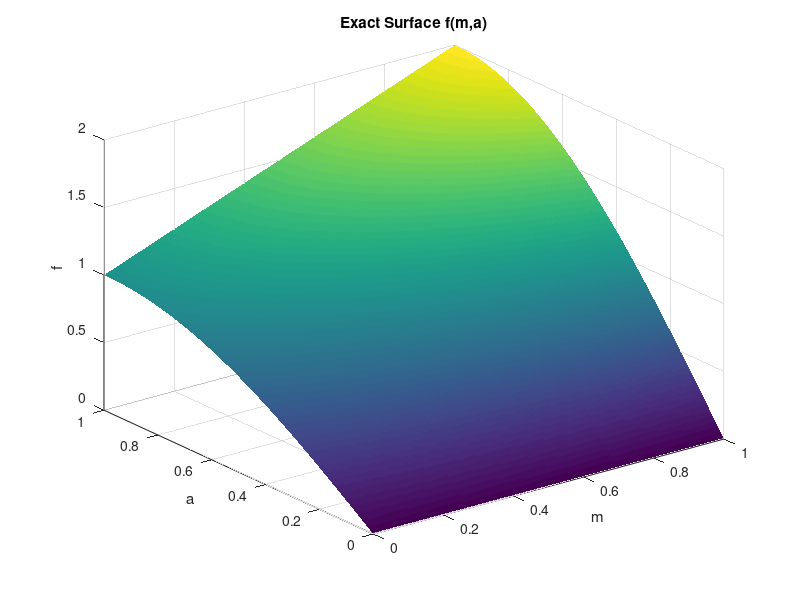
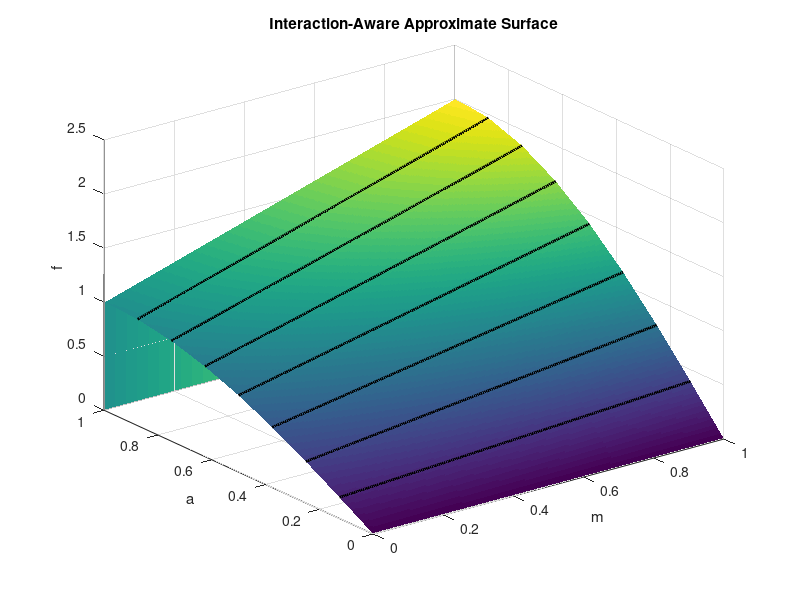
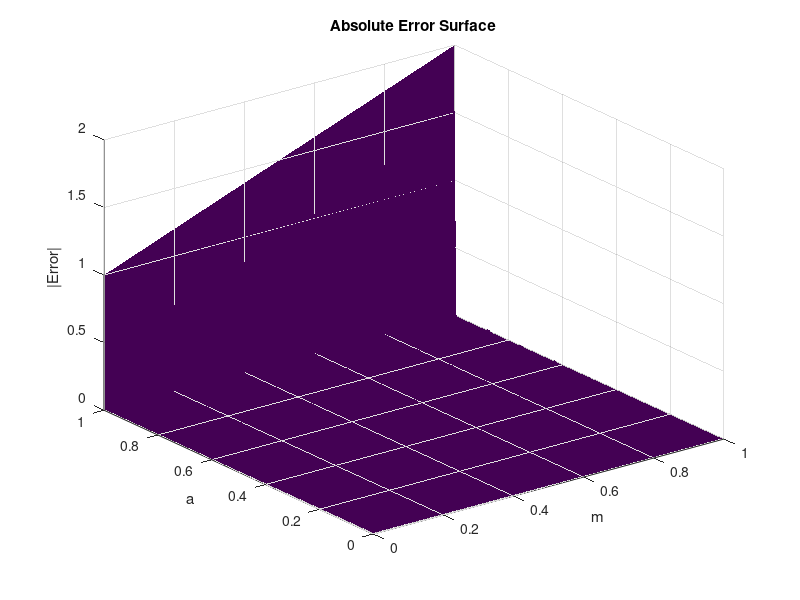

Write MATLAB code to recreate these figures, in order. (Note: this script raises an error after producing the figures.)
clear; clc; close all;

Nm = 256;
Na = 256;

m = linspace(0,1,Nm);
a = linspace(0,1,Na);

[M,A] = meshgrid(m,a);

F_exact = (1 + M) .* sin(pi/2 * A);

num_planes = 8;
a_edges = linspace(0,1,num_planes+1);

fprintf('\nUniform plane boundaries (Stage 4):\n');
for i = 1:num_planes
    fprintf('Plane %d: a ∈ [%.4f , %.4f)\n', ...
        i-1, a_edges(i), a_edges(i+1));
end

pm  = zeros(num_planes,1);
pa  = zeros(num_planes,1);
pma = zeros(num_planes,1);
b   = zeros(num_planes,1);

Ns = 120;        % samples per dimension
max_iter = 15;
eps = 1e-6;

for i = 1:num_planes
    a1 = a_edges(i);
    a2 = a_edges(i+1);

    % Sample points inside plane
    m_s = linspace(0,1,Ns);
    a_s = linspace(a1,a2,Ns);
    [MM,AA] = meshgrid(m_s,a_s);

    % Exact surface
    F = (1 + MM) .* sin(pi/2 * AA);

    % Interaction-aware regression matrix
    % f ≈ pm*m + pa*a + pma*(m*a) + b
    X = [ MM(:), ...
          AA(:), ...
          (MM(:).*AA(:)), ...
          ones(numel(MM),1) ];

    y = F(:);

    % Initial least-squares solution
    theta = X \ y;

    % IRLS loop (MAE-oriented)
    for k = 1:max_iter
        r = y - X*theta;
        w = 1 ./ (abs(r) + eps);

        Xw = X .* w;
        theta = (X' * Xw) \ (Xw' * y);
    end

    pm(i)  = theta(1);
    pa(i)  = theta(2);
    pma(i) = theta(3);
    b(i)   = theta(4);
end

F_approx = zeros(size(F_exact));

for i = 1:num_planes
    mask = (A >= a_edges(i)) & (A < a_edges(i+1));
    F_approx(mask) = ...
        pm(i)*M(mask) + ...
        pa(i)*A(mask) + ...
        pma(i)*(M(mask).*A(mask)) + ...
        b(i);
end

abs_err = abs(F_exact - F_approx);

MAE  = mean(abs_err(:));
MRED = mean(abs_err(:)) / mean(abs(F_exact(:)));

fprintf('\nStage 4 (Interaction-Aware) Results:\n');
fprintf('MAE  = %.4e\n', MAE);
fprintf('MRED = %.4e\n', MRED);

figure;
surf(M, A, F_exact, 'EdgeColor','none');
title('Exact Surface f(m,a)');
xlabel('m'); ylabel('a'); zlabel('f');

figure;
surf(M, A, F_approx, 'EdgeColor','none');
title('Interaction-Aware Approximate Surface');
xlabel('m'); ylabel('a'); zlabel('f');

hold on;

for i = 2:num_planes
    a_b = a_edges(i);
    m_line = linspace(0,1,200);
    a_line = a_b * ones(size(m_line));

    % Evaluate approximation exactly on the boundary
    % Find which plane index applies just below the boundary
    idx = i-1;

    f_line = ...
        pm(idx)*m_line + ...
        pa(idx)*a_line + ...
        pma(idx)*(m_line.*a_line) + ...
        b(idx);

    plot3(m_line, a_line, f_line, ...
          'k', 'LineWidth', 2);
end

hold off;


figure;
surf(M, A, abs_err, 'EdgeColor','none');
title('Absolute Error Surface');
xlabel('m'); ylabel('a'); zlabel('|Error|');

figure;
histogram(abs_err(:),100);
title('Error Distribution');
xlabel('Absolute Error'); ylabel('Count');

fprintf('\nInteraction-Aware Coefficients\n');
fprintf('Plane\tpm\t\tpa\t\tpma\t\tb\n');

for i = 1:num_planes
    fprintf('%d\t%.6f\t%.6f\t%.6f\t%.6f\n', ...
        i-1, pm(i), pa(i), pma(i), b(i));
end

bit_widths = [6, 8];

MAE_fp   = zeros(length(bit_widths),1);
MRED_fp = zeros(length(bit_widths),1);

for bw_idx = 1:length(bit_widths)

    B = bit_widths(bw_idx);
    Q = 2^B;

    % Quantize angle 'a' to B bits
    A_q = round(A * Q) / Q;

    % Apply interaction-aware plane approximation
    F_approx_q = zeros(size(F_exact));

    for i = 1:num_planes
        mask = (A_q >= a_edges(i)) & (A_q < a_edges(i+1));

        F_approx_q(mask) = ...
            pm(i)*M(mask) + ...
            pa(i)*A_q(mask) + ...
            pma(i)*(M(mask).*A_q(mask)) + ...
            b(i);
    end

    % Error metrics
    abs_err = abs(F_exact - F_approx_q);

    MAE_fp(bw_idx)  = mean(abs_err(:));
    MRED_fp(bw_idx) = mean(abs_err(:)) / mean(abs(F_exact(:)));

    fprintf('\nStage 4B Results (Angle = %d bits):\n', B);
    fprintf('MAE  = %.4e\n', MAE_fp(bw_idx));
    fprintf('MRED = %.4e\n', MRED_fp(bw_idx));
end
